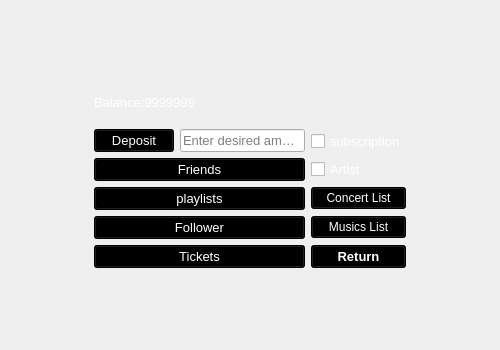
<?xml version="1.0" encoding="UTF-8"?>
<ui version="4.0">
 <class>AccountWindow</class>
 <widget class="QWidget" name="AccountWindow">
  <property name="geometry">
   <rect>
    <x>0</x>
    <y>0</y>
    <width>500</width>
    <height>350</height>
   </rect>
  </property>
  <property name="minimumSize">
   <size>
    <width>500</width>
    <height>350</height>
   </size>
  </property>
  <property name="maximumSize">
   <size>
    <width>500</width>
    <height>350</height>
   </size>
  </property>
  <property name="windowTitle">
   <string>Account</string>
  </property>
  <property name="windowIcon">
   <iconset resource="Resources/main.qrc">
    <normaloff>:/Icons/Icons/spotify.png</normaloff>:/Icons/Icons/spotify.png</iconset>
  </property>
  <property name="styleSheet">
   <string notr="true">background-image: url(:/Background/background/darkgreen.png);
</string>
  </property>
  <layout class="QGridLayout" name="gridLayout_2">
   <item row="4" column="3">
    <widget class="QPushButton" name="concertList_btn">
     <property name="font">
      <font>
       <pointsize>9</pointsize>
      </font>
     </property>
     <property name="styleSheet">
      <string notr="true">color: rgb(255, 255, 255);
background-color: rgb(0, 0, 0);</string>
     </property>
     <property name="text">
      <string>Concert List</string>
     </property>
    </widget>
   </item>
   <item row="10" column="1">
    <spacer name="verticalSpacer_2">
     <property name="orientation">
      <enum>Qt::Vertical</enum>
     </property>
     <property name="sizeHint" stdset="0">
      <size>
       <width>20</width>
       <height>40</height>
      </size>
     </property>
    </spacer>
   </item>
   <item row="7" column="3">
    <widget class="QPushButton" name="MusicList_btn">
     <property name="font">
      <font>
       <pointsize>9</pointsize>
      </font>
     </property>
     <property name="styleSheet">
      <string notr="true">color: rgb(255, 255, 255);
background-color: rgb(0, 0, 0);</string>
     </property>
     <property name="text">
      <string>Musics List</string>
     </property>
    </widget>
   </item>
   <item row="0" column="1">
    <spacer name="verticalSpacer">
     <property name="orientation">
      <enum>Qt::Vertical</enum>
     </property>
     <property name="sizeHint" stdset="0">
      <size>
       <width>20</width>
       <height>40</height>
      </size>
     </property>
    </spacer>
   </item>
   <item row="9" column="3">
    <widget class="QPushButton" name="return_btn">
     <property name="font">
      <font>
       <pointsize>10</pointsize>
       <weight>75</weight>
       <bold>true</bold>
      </font>
     </property>
     <property name="styleSheet">
      <string notr="true">color: rgb(255, 255, 255);
background-color: rgb(0, 0, 0);</string>
     </property>
     <property name="text">
      <string>Return</string>
     </property>
    </widget>
   </item>
   <item row="4" column="4">
    <spacer name="horizontalSpacer_2">
     <property name="orientation">
      <enum>Qt::Horizontal</enum>
     </property>
     <property name="sizeHint" stdset="0">
      <size>
       <width>40</width>
       <height>20</height>
      </size>
     </property>
    </spacer>
   </item>
   <item row="1" column="1">
    <layout class="QVBoxLayout" name="verticalLayout_2">
     <item>
      <widget class="QLabel" name="balance_lbl">
       <property name="font">
        <font>
         <pointsize>10</pointsize>
        </font>
       </property>
       <property name="styleSheet">
        <string notr="true">background-image: url(:/Background/background/transparent.png);
color: rgb(255, 255, 255);</string>
       </property>
       <property name="text">
        <string>Balance:9999999</string>
       </property>
      </widget>
     </item>
     <item>
      <layout class="QHBoxLayout" name="horizontalLayout">
       <item>
        <widget class="QPushButton" name="deposit_btn">
         <property name="font">
          <font>
           <pointsize>10</pointsize>
          </font>
         </property>
         <property name="styleSheet">
          <string notr="true">color: rgb(255, 255, 255);
background-color: rgb(0, 0, 0);</string>
         </property>
         <property name="text">
          <string>Deposit</string>
         </property>
        </widget>
       </item>
       <item>
        <widget class="QLineEdit" name="deposit_lineEdit">
         <property name="sizePolicy">
          <sizepolicy hsizetype="Expanding" vsizetype="Fixed">
           <horstretch>0</horstretch>
           <verstretch>0</verstretch>
          </sizepolicy>
         </property>
         <property name="font">
          <font>
           <pointsize>10</pointsize>
          </font>
         </property>
         <property name="styleSheet">
          <string notr="true">background-image: url(:/Background/background/transparent.png);</string>
         </property>
         <property name="placeholderText">
          <string>Enter desired amount</string>
         </property>
        </widget>
       </item>
      </layout>
     </item>
    </layout>
   </item>
   <item row="4" column="0">
    <spacer name="horizontalSpacer">
     <property name="orientation">
      <enum>Qt::Horizontal</enum>
     </property>
     <property name="sizeHint" stdset="0">
      <size>
       <width>40</width>
       <height>20</height>
      </size>
     </property>
    </spacer>
   </item>
   <item row="9" column="1">
    <widget class="QPushButton" name="tickets_btn">
     <property name="font">
      <font>
       <pointsize>10</pointsize>
      </font>
     </property>
     <property name="styleSheet">
      <string notr="true">color: rgb(255, 255, 255);
background-color: rgb(0, 0, 0);</string>
     </property>
     <property name="text">
      <string>Tickets</string>
     </property>
    </widget>
   </item>
   <item row="3" column="3">
    <widget class="QCheckBox" name="artist_checkBox">
     <property name="font">
      <font>
       <pointsize>10</pointsize>
      </font>
     </property>
     <property name="styleSheet">
      <string notr="true">background-image: url(:/Background/background/transparent.png);
color: rgb(255, 255, 255);</string>
     </property>
     <property name="text">
      <string>Artist</string>
     </property>
    </widget>
   </item>
   <item row="3" column="1">
    <widget class="QPushButton" name="Friends_btn">
     <property name="font">
      <font>
       <pointsize>10</pointsize>
      </font>
     </property>
     <property name="styleSheet">
      <string notr="true">color: rgb(255, 255, 255);
background-color: rgb(0, 0, 0);</string>
     </property>
     <property name="text">
      <string>Friends</string>
     </property>
    </widget>
   </item>
   <item row="4" column="1">
    <widget class="QPushButton" name="playlist_btn">
     <property name="font">
      <font>
       <pointsize>10</pointsize>
      </font>
     </property>
     <property name="styleSheet">
      <string notr="true">color: rgb(255, 255, 255);
background-color: rgb(0, 0, 0);</string>
     </property>
     <property name="text">
      <string>playlists</string>
     </property>
    </widget>
   </item>
   <item row="7" column="1">
    <widget class="QPushButton" name="follower_btn">
     <property name="font">
      <font>
       <pointsize>10</pointsize>
      </font>
     </property>
     <property name="styleSheet">
      <string notr="true">color: rgb(255, 255, 255);
background-color: rgb(0, 0, 0);</string>
     </property>
     <property name="text">
      <string>Follower</string>
     </property>
    </widget>
   </item>
   <item row="1" column="3">
    <layout class="QVBoxLayout" name="verticalLayout">
     <item>
      <spacer name="verticalSpacer_3">
       <property name="orientation">
        <enum>Qt::Vertical</enum>
       </property>
       <property name="sizeHint" stdset="0">
        <size>
         <width>20</width>
         <height>40</height>
        </size>
       </property>
      </spacer>
     </item>
     <item>
      <widget class="QCheckBox" name="Subscription_checkBox">
       <property name="font">
        <font>
         <pointsize>10</pointsize>
        </font>
       </property>
       <property name="styleSheet">
        <string notr="true">background-image: url(:/Background/background/transparent.png);
color: rgb(255, 255, 255);</string>
       </property>
       <property name="text">
        <string>subscription</string>
       </property>
      </widget>
     </item>
    </layout>
   </item>
  </layout>
 </widget>
 <resources>
  <include location="Resources/main.qrc"/>
 </resources>
 <connections/>
</ui>
